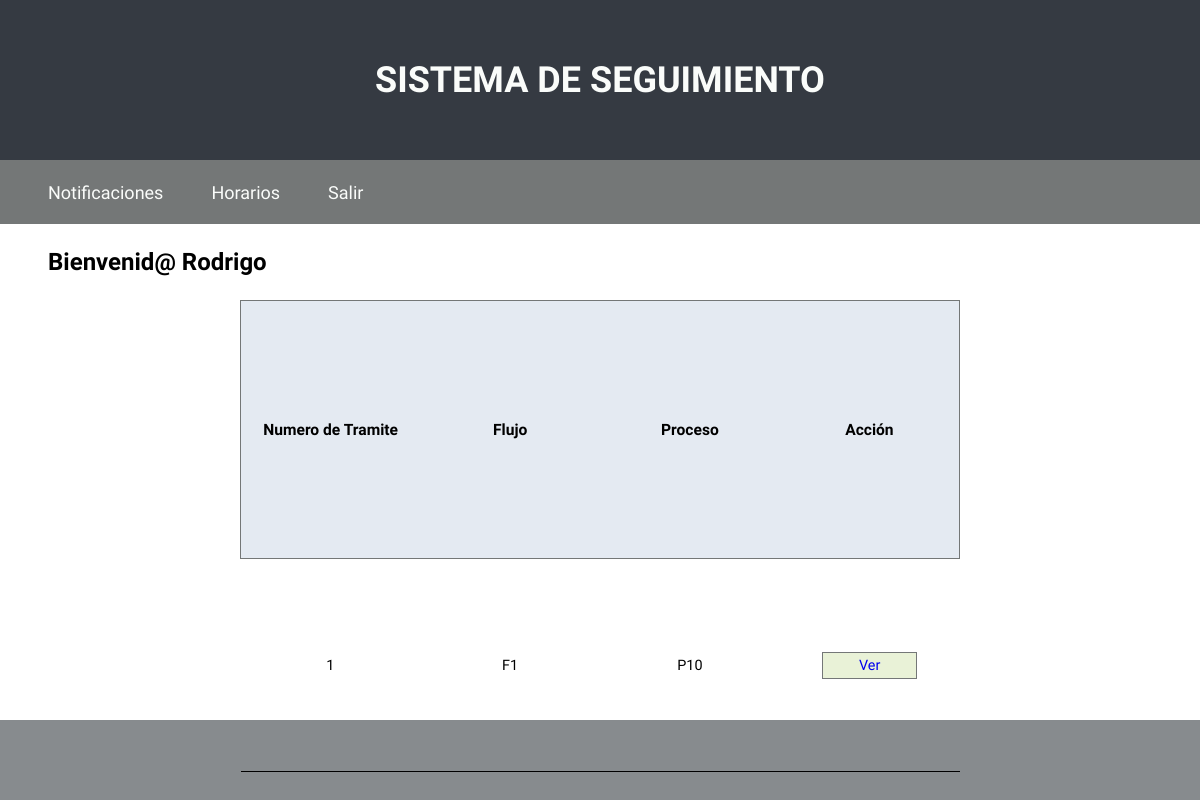
The app's page /Ejecucion/bandeja.php (signed in) with its own data.
### tables this page shows
CREATE TABLE `seguimiento` (
  `nroTramite` int(11) NOT NULL,
  `codFlujo` varchar(3) NOT NULL,
  `codProceso` varchar(3) NOT NULL,
  `usuario` int(11) NOT NULL,
  `fechaini` datetime DEFAULT NULL,
  `fechafin` datetime DEFAULT NULL,
  `visto` int(1) DEFAULT NULL
);

### Ejecucion/bandeja.php (the view, shortened to what this page needs)
<?php
include "conexion.inc.php";
$usuario = $_SESSION['usuario'];
$consulta = "select * from seguimiento where fechafin is null and usuario='$usuario'";
$resultado = mysqli_query($con, $consulta);
?>
<?php
include "../Paginas/cabeceraBandeja.inc.php";
?>
<table>
	<tr class="cabecera">
		<th>Numero de Tramite</th>
		<th>Flujo</th>
		<th>Proceso</th>
		<th>Acción</th>
	</tr>
<?php
while($fila = mysqli_fetch_array($resultado)) {
	echo "<tr>";
	echo "<td>".$fila['nroTramite']."</td>";
	echo "<td>".$fila['codFlujo']."</td>";
	echo "<td>".$fila['codProceso']."</td>";
	echo "<td><a href='motor.php?flujo=".$fila['codFlujo']."&proceso=".$fila['codProceso']."&nroT=".$fila['nroTramite']."'>Ver</a></td>";
	echo "</tr>";
}
?>
</table>
<?php
include "../Paginas/pieBandeja.inc.php";
?>

### Estilos/Style.css (style rules this page uses)
* { margin: 0; padding: 0; box-sizing: border-box; }
body { height: 100vh; widows: 100%; font-family: 'Darker Grotesque', 'Arial'; }
input, a, li { cursor:pointer; -webkit-transition:all .45s ease; -moz-transition:all .45s ease; -o-transition: all .45s ease; transition: all .45s ease; }
.cuerpoB table { width: 60%; border-collapse: collapse; }
.cabecera { border: 1px solid black; background-color: #e4eaf2; border: 1px solid #747777; font-size: 1.3vw; }
.cuerpoB th { padding: 2vh 0; }
.cuerpoB td { width: 25%; padding: 1.5vh 0; text-align: center; border-bottom: 1px solid black; font-size: 1.2vw; }
.cuerpoB td > a { align-items: center; padding: 0.5vh 3vw; border: 1px solid #747777; text-decoration: none; background-color: #e9f2d7; }

### records on screen
seguimiento: nroTramite "1", codFlujo "F1", codProceso "P10"

### other values on screen
$nombre "Rodrigo"
